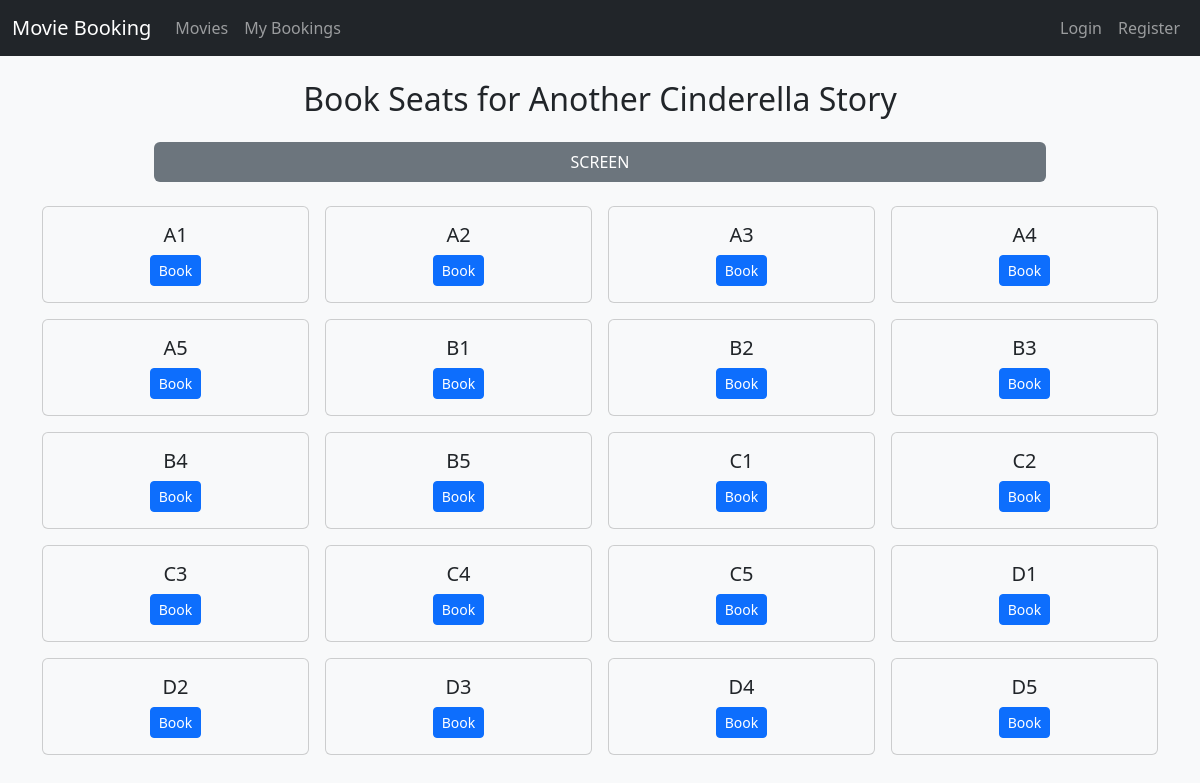
Screenshot of /book-seat/1/ with the database file from the repository.
### bookings/models.py (models this page shows, shortened)
class Movie(models.Model):
    title = models.CharField(max_length = 200)
    description = models.TextField()
    release_date = models.DateField()
    duration = models.PositiveIntegerField(help_text = "Duration in minutes")

class Seat(models.Model):
    seat_number = models.CharField(max_length = 10)
    booking_status = models.BooleanField(default=False)
    movie = models.ForeignKey(Movie, on_delete=models.CASCADE, related_name="seats")
    class Meta:
        unique_together = ('movie', 'seat_number')

### bookings/views.py (the view, shortened to what this page needs)
# urls.py: path('book-seat/<int:movie_id>/', views.book_seat, name='book_seat'),
def book_seat(request, movie_id):
    movie = get_object_or_404(Movie, id=movie_id)
    seats = Seat.objects.filter(movie=movie).order_by('seat_number')
    if request.method == "POST":
        if not request.user.is_authenticated:
            login_url = reverse("login")
            return redirect(f"{login_url}?next={request.path}")
    return render(request, 'bookings/seat_booking.html', {'movie': movie, 'seats': seats})

### bookings/templates/bookings/seat_booking.html (shortened to what this page needs)
{% extends "base.html" %}
{% block content %}
<h2 class="mb-4 text-center">Book Seats for {{ movie.title }}</h2>
<div class="text-center mb-4">
    <div class="bg-secondary text-white py-2 rounded" style="width: 80%; margin: 0 auto;">
        SCREEN
    </div>
</div>
<div class="row row-cols-2 row-cols-md-4 g-3">
  {% for seat in seats %}
  <div class="col">
    <div class="card text-center {% if seat.booking_status %}bg-danger text-white{% else %}bg-light{% endif %}">
      <div class="card-body">
        <h5 class="card-title">{{ seat.seat_number }}</h5>
        {% if not seat.booking_status %}
        <form method="post">
          <button type="submit" class="btn btn-primary btn-sm">Book</button>
        </form>
        {% else %}
        <span class="badge bg-dark">Booked</span>
        {% endif %}
      </div>
    </div>
  </div>
  {% endfor %}
</div>
{% endblock %}

### rows the page displays
Movie: title "Another Cinderella Story"
Seat: seat_number "A1"
Seat: seat_number "A2"
Seat: seat_number "A3"
Seat: seat_number "A4"
Seat: seat_number "A5"
Seat: seat_number "B1"
Seat: seat_number "B2"
Seat: seat_number "B3"
Seat: seat_number "B4"
Seat: seat_number "B5"
Seat: seat_number "C1"
Seat: seat_number "C2"
Seat: seat_number "C3"
Seat: seat_number "C4"
Seat: seat_number "C5"
Seat: seat_number "D1"
Seat: seat_number "D2"
Seat: seat_number "D3"
Seat: seat_number "D4"
Seat: seat_number "D5"
